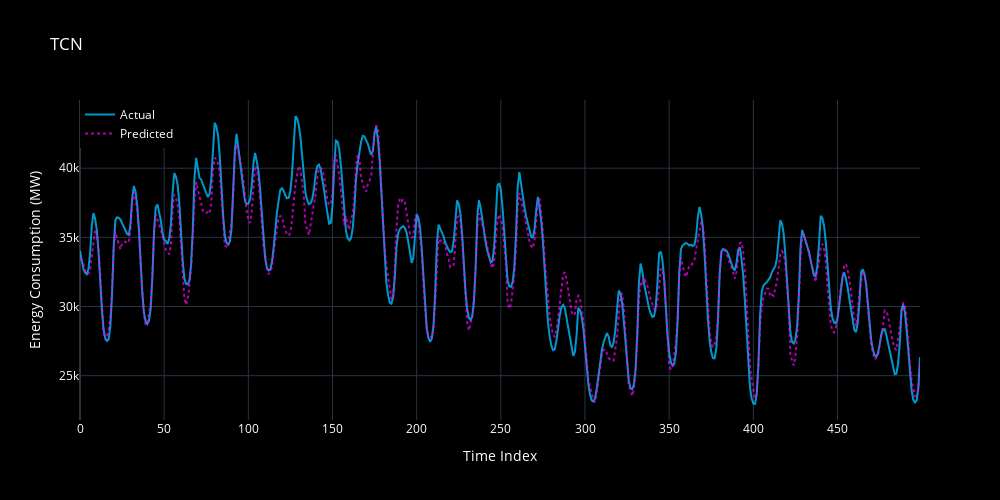

Notebook cell for this chart:
### Markdown cell above
### Temporal Convolutional Networks
Temporal Convolutional Networks (TCNs) are an alternative to recurrent models for handling sequential data. Unlike LSTMs, which process inputs step by step, TCNs use causal and dilated convolutions to capture temporal dependencies, enabling them to process entire sequences in parallel. TCNs are particularly effective at learning long-term patterns in time series data.

### Code cell
%%time

import torch
from models.tcn import TCN_ECF
from utils.training_utils import set_seed, train, evaluate
from sklearn.metrics import mean_absolute_error, root_mean_squared_error
from utils.visualization_utils import plot_actual_vs_pred

set_seed(42)

tcn_model = TCN_ECF(
    input_size=X_train.shape[2], num_channels=[64] * 4, kernel_size=5, dropout=0.3
)

tcn_model = train(
    tcn_model,
    train_loader=train_dl,
    val_loader=val_dl,
    optimizer=torch.optim.Adam(tcn_model.parameters(), lr=1e-3),
    loss_fn=torch.nn.MSELoss(),
    num_epochs=30,
    patience=3,
    device=device,
)

tcn_y_true, tcn_y_pred = evaluate(tcn_model, test_dl, device)
tcn_y_true = target_scaler.inverse_transform(tcn_y_true.reshape(-1, 1)).flatten()
tcn_y_pred = target_scaler.inverse_transform(tcn_y_pred.reshape(-1, 1)).flatten()

tcn_mae = mean_absolute_error(tcn_y_true, tcn_y_pred)
tcn_rmse = root_mean_squared_error(tcn_y_true, tcn_y_pred)

print(f"[TCN] Test MAE: {tcn_mae:.2f}")
print(f"[TCN] Test RMSE: {tcn_rmse:.2f}")

plot_actual_vs_pred(tcn_y_true, tcn_y_pred, title="TCN")

### Figure 1 — Plotly figure (JSON) as saved in the notebook; plotly's stock layout.template omitted (floating-point values rounded to 4 significant figures; data arrays with more than 128 entries replaced by an {"elided": "..."} marker saying what was removed)
{"data": [{"line": {"color": "deepskyblue", "width": 2}, "mode": "lines", "name": "Actual", "opacity": 0.8, "type": "scatter", "x": {"elided": "500 int values"}, "y": {"elided": "500 float values"}}, {"line": {"color": "magenta", "dash": "dot", "width": 2}, "mode": "lines", "name": "Predicted", "opacity": 0.7, "type": "scatter", "x": {"elided": "500 int values"}, "y": {"elided": "500 float values"}}], "layout": {"font": {"color": "white"}, "height": 500, "legend": {"x": 0, "y": 1}, "paper_bgcolor": "black", "plot_bgcolor": "black", "title": {"text": "TCN"}, "width": 1000, "xaxis": {"title": {"text": "Time Index"}}, "yaxis": {"title": {"text": "Energy Consumption (MW)"}}}}
